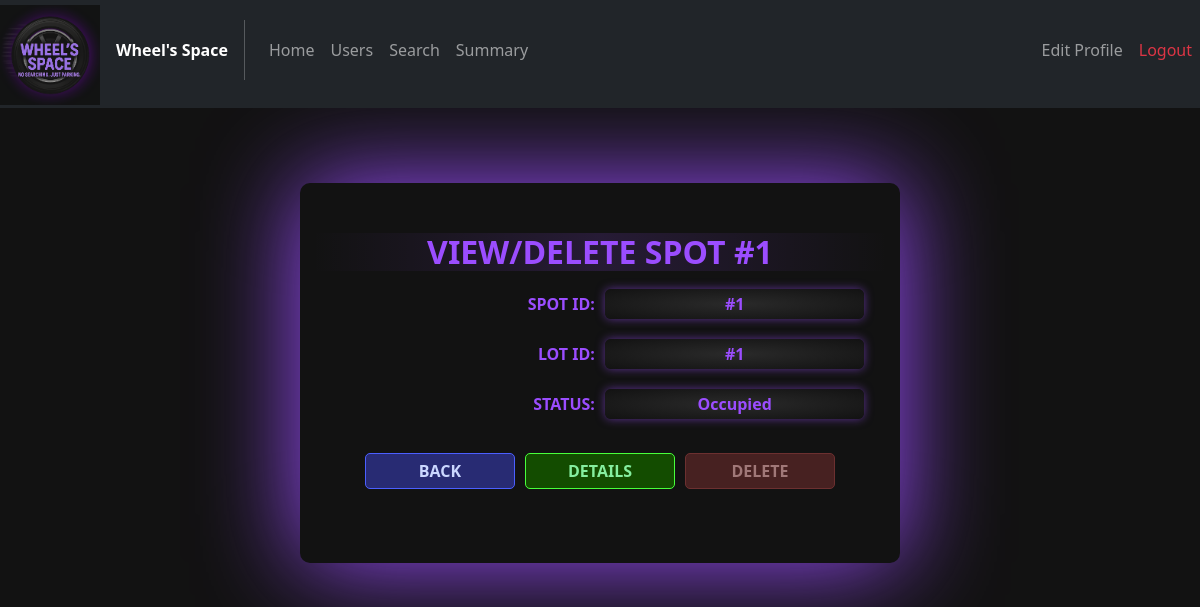
The app's page /viewspot/1 with its own data.
### models/Spots.py (models this page shows)
class Spots(db.Model):
    __tablename__ = "Spots"
    spot_id = db.Column(db.Integer, primary_key = True)
    lot_id = db.Column(db.Integer, db.ForeignKey("Lots.lot_id"))
    status = db.Column(db.Enum(Status),nullable=False, default = Status.A)
    lot = db.relationship("Lots",back_populates = "spots")
    reservation = db.relationship("Reservations", back_populates = "spot")

### models/Lots.py (models this page shows)
class Lots(db.Model):
    __tablename__ = "Lots"
    lot_id   = db.Column(db.Integer, primary_key=True)
    location = db.Column(db.String(30), unique = True, nullable=False)
    price    = db.Column(db.Numeric(10, 2), nullable=False)
    address  = db.Column(db.String(100), nullable = False)
    pincode  = db.Column(db.Integer, nullable=False)
    max_spots= db.Column(db.Integer, nullable=False)
    spots    = db.relationship("Spots",back_populates = "lot")

### controllers/admin_routes.py (the view)
@admin_routes.route("/viewspot/<int:spot_id>")
def viewspot(spot_id):
    spot = Spots.query.filter_by(spot_id=spot_id).first()
    if spot.status==Status.O:
        reservation = Reservations.query.filter_by(spot_id=spot_id,leaving_timestamp=None).first()
    else:
        reservation = None
    return render_template("admin_view_spot.html", spot=spot, reservation=reservation)

### templates/admin_view_spot.html (shortened to what this page needs)
<!DOCTYPE html>
<html lang="en">
<head>
    <link rel="stylesheet" href="../static/css/General_style.css">
    <link rel="stylesheet" href="../static/css/Admin_style.css">
    <link href="https://cdn.jsdelivr.net/npm/bootstrap@5.2.3/dist/css/bootstrap.min.css" rel="stylesheet"
>
</head>
<body>
    <nav class="navbar navbar-expand-lg navbar-dark bg-dark my-nav-bar">
        <div class="navbar-brand logo">
            <img src="{{ url_for('static', filename='images/logo.png' )}}" alt="LOGO" id="logo"
                class="img-fluid">
        </div>
        <span class="fw-bold text-white">Wheel's Space</span>
        <div class="collapse navbar-collapse" id="navbarelements">
            <ul class="navbar-nav me-auto">
                <li class="nav-item">
                    <a href="{{url_for("admin_routes.adminhome")}}" class="nav-link my-nav-link">Home</a>
                </li>
                <li class="nav-item">
                    <a href="{{url_for("admin_routes.adminusers")}}" class="nav-link my-nav-link">Users</a>
                </li>
                <li class="nav-item">
                    <a href="{{url_for("admin_routes.adminsearch")}}" class="nav-link my-nav-link">Search</a>
                </li>
                <li class="nav-item">
                    <a href="{{url_for("admin_routes.adminsummary")}}" class="nav-link my-nav-link">Summary</a>
                </li>
            </ul>
            <ul class="navbar-nav">
                <li class="nav-item">
                    <a href="{{url_for("admin_routes.adminedit")}}" class="nav-link my-nav-link">Edit Profile</a>
                </li>
                <li class="nav-item">
                    <a href="{{url_for('auth_rbac.logout')}}" class="nav-link my-nav-link text-danger">Logout</a>
                </li>
            </ul>
        </div>
    </nav>
    <div class="container-fluid py-3 justify-content-center admin-page-box">
        <div class="span-box container">
            <h2 class="admin-text">VIEW/DELETE SPOT #{{spot.spot_id}}</h2>
            <div class="admin-text">
                <span>SPOT ID:</span> <span class="view-highlight"> #{{spot.spot_id}} </span>
            </div>
            <div class="admin-text">
                <span>LOT ID:</span> <span class="view-highlight"> #{{spot.lot.lot_id}} </span>
            </div>
            <div class="admin-text">
                <span>STATUS:</span> <span class="view-highlight"> {{spot.status.value}} </span>
            </div>
            <div class="row justify-content-center">
                <a href = "{{url_for('admin_routes.adminhome')}}" class="col-3 my-4 admin-button edit-btn">BACK</a>
                <div class="col-3 my-4 admin-button add-btn {{'disabled' if spot.status.value=='Available' else ''}}" data-bs-toggle="collapse" data-bs-target="#view-details">DETAILS</div>
                <div class="col-3 my-4 admin-button del-btn {{'disabled' if spot.status.value!='Available' else ''}}" data-bs-toggle="collapse" data-bs-target="#view-details">DELETE</div>
            </div>
        </div>
    </div>
</body>
</html>

### static/css/General_style.css (style rules this page uses)
body { background-color: #121212; }
.logo { max-width: 100px; max-height: 100px; }
.my-nav-bar { padding-top: 0px; }
.my-nav-link { padding: 10px; }
.view-highlight { display: inline-block; text-align: center !important; padding: 3px; border-radius: 6px; background: radial-gradient(#2a2a2a, #121212); color: #9b4dff; box-shadow: 0 0 10px #9b4dff88; }
.span-box { min-width: 200px; max-width: 600px !important; margin-top: 5%; width: 80%; background-color: #121212; box-shadow: 0px 0px 100px 0px #9b4dff; padding: 50px 10px; border-radius: 10px; }
.span-box span { width: 45%; margin: 10px 3px; text-align: end; display: inline-block; }
.span-box h2 { background: linear-gradient( to right, rgba(155, 77, 255, 0) 0%, rgba(155, 77, 255, 0.15) 50%, rgba(155, 77, 255, 0) 100% ); }
.edit-btn { background-color: #282b73; color: #cbd7ff; border: 1px solid #4b5fff; }
.del-btn { background-color: #3a0a0a; color: #ffc2c2; border: 1px solid #ff3b3b; }
.add-btn { background-color: #134c00; color: #85ee9f; border: 1px solid #48ff3b; }
.del-btn.disabled { background-color: #6b2b2b; color: #ffbcbc; border: 1px solid #a94444; pointer-events: none; opacity: 0.6; }

### static/css/Admin_style.css (style rules this page uses)
.admin-page-box { background-color: #121212; align-content: center; }
.admin-button { display: inline-block; text-decoration: none; font-weight: bold; padding: 5px 20px; margin: 5px; border-radius: 5px; transition: 0.2s all linear; text-align: center; cursor: pointer; }
.admin-text { color: #9b4dff; font-weight: bold; text-align: center; }

### templates/admin_view_spot.html (style rules this page uses)
html, body { background-color: #121212; }
.my-nav-bar { padding-top: 0px; }

### records on screen
Spots: spot_id "1", status.value "Occupied"
Lots: lot.lot_id "1"
